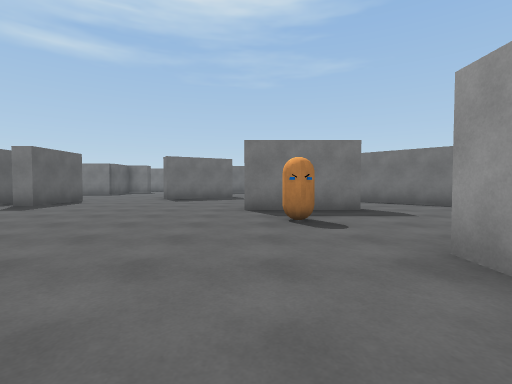
view 1 (above)

20 first-person views from a walk through a scene from a Unity 3-D project. The camera is 1.2 m above the floor, tilts 2° down and sees 85° across. The floor is counted in squares, 2 m on a side. Each view is taken from the middle of a square. On the plan, view 1 faces up. The plan holds only what a view shows up to about 9 squares ahead; the rest is blank. The place goes on beyond the plan.

view 2
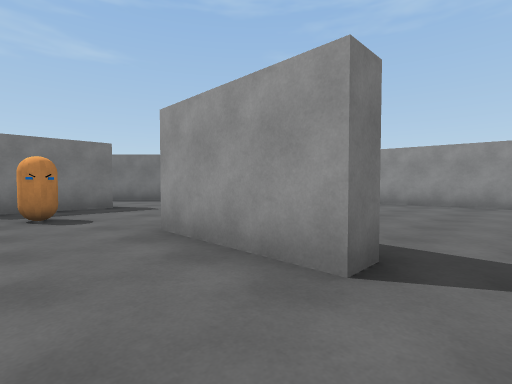

view 3
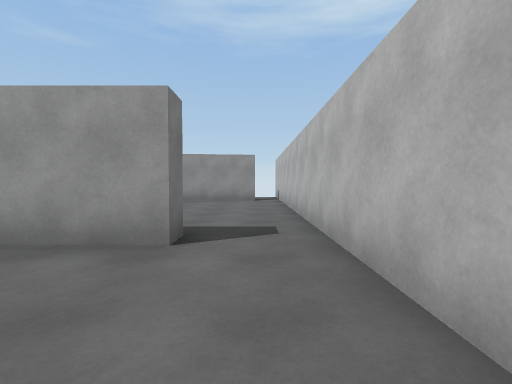

view 4
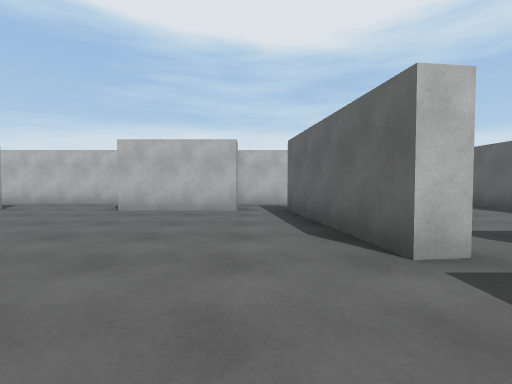

view 5
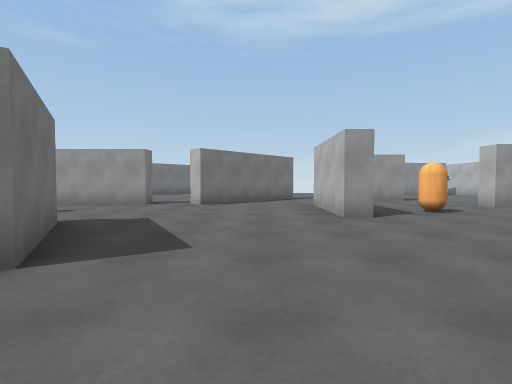

view 6
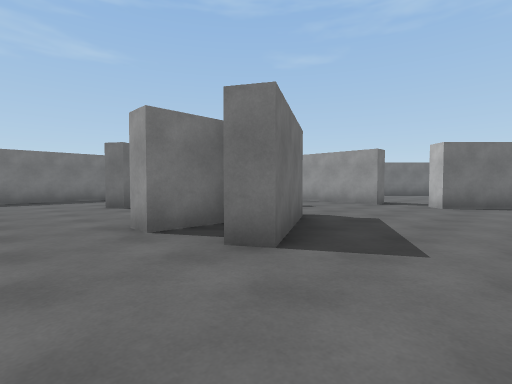

view 7
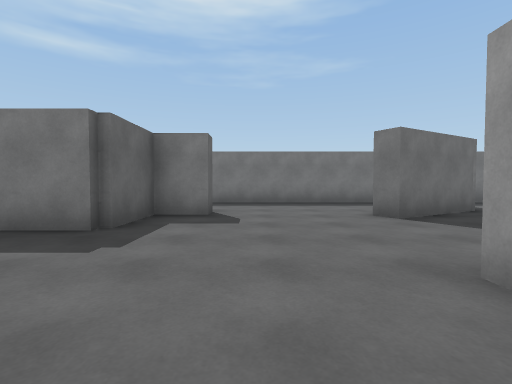

view 8
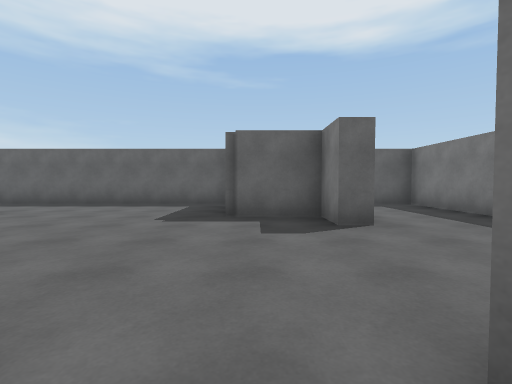

view 9
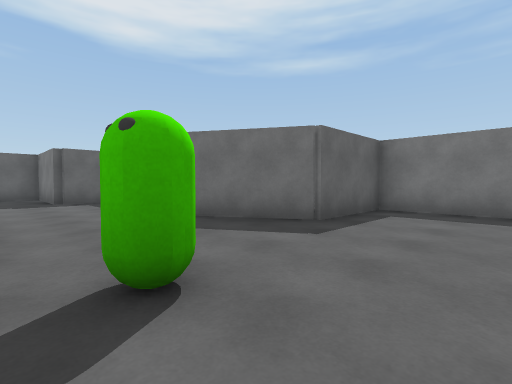

view 10
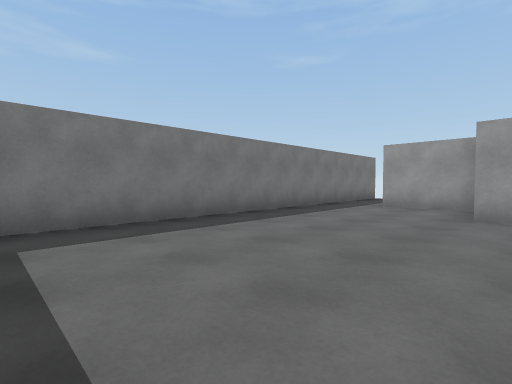

view 11
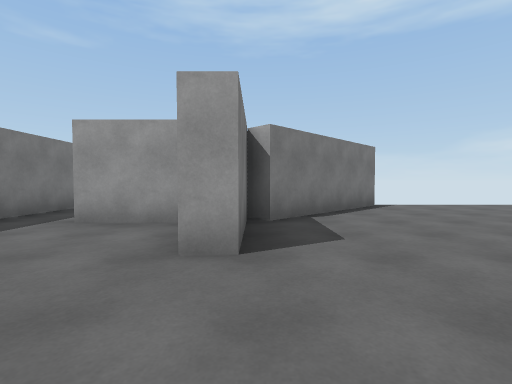

view 12
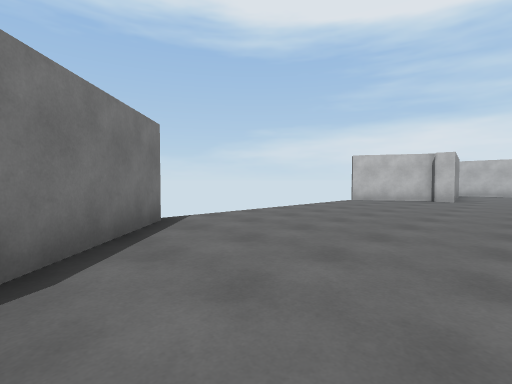

view 13
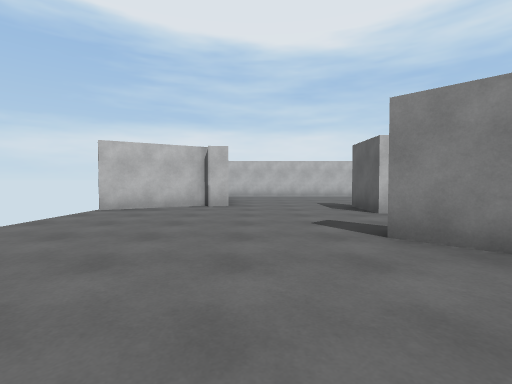

view 14
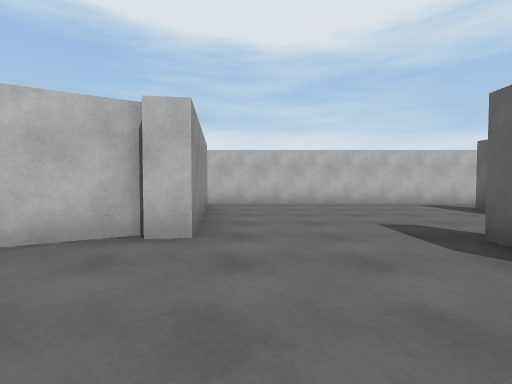

view 15
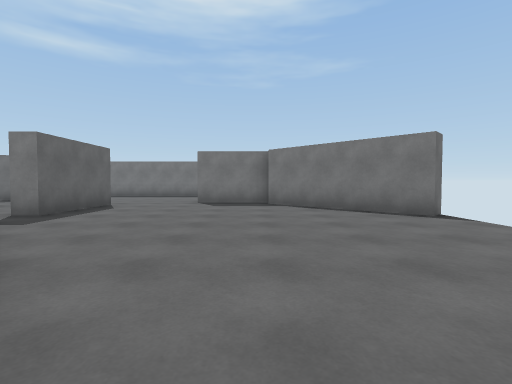

view 16
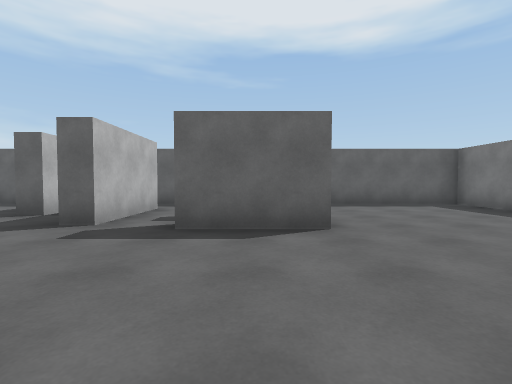

view 17
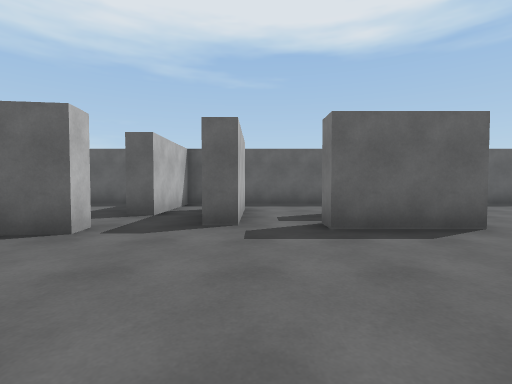

view 18
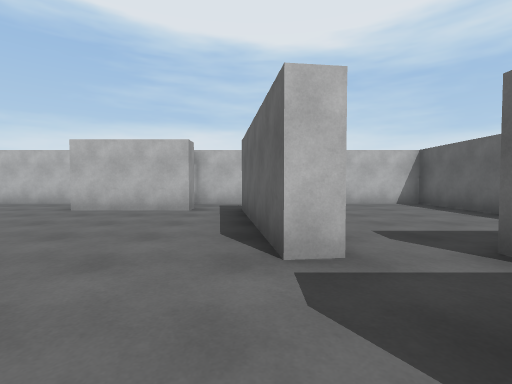

view 19
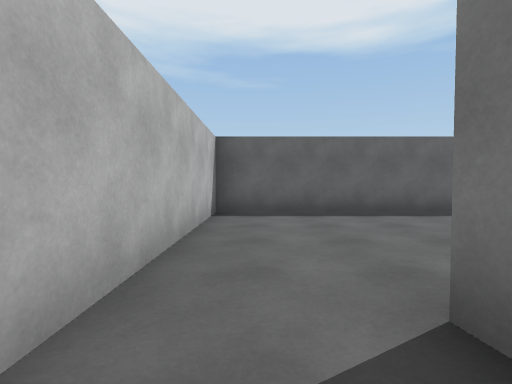

view 20
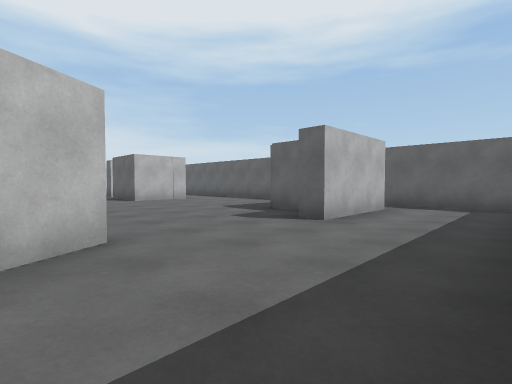

### Floor plan
Points are (right, up) in squares from view 1. A wall is a line through its corners. A room is listed if a view was taken in it or the views show most of it. See-through windows are left out.
Room 1 (views 1, 2, 3)
walls: (-0.2, -1.8) (2.5, -1.8); (2.2, -0.2) (1.6, -0.2)
ways out: opening at (0.5, 0) to room 2; opening at (2, -1) to room 2
Room 2 (views 4, 5, 6, 7, 8, 9, 10, 11, 12, 13, 14, 15, 16, 17, 18, 20)
walls: (-0.9, 10.9) (-3.1, 9.7) (-3.4, 10.1); (2.6, 11) (2.6, 13.5); (2.4, 6) (-0.3, 6) (-0.3, 6.5) (2.2, 6.5); (-3.6, 11.2) (-3.6, 11.8); (4.8, 7.8) (5.6, 7); (5, 6.9) (2.4, 9.5) (2.8, 9.9); (3.1, 13.5) (3.1, 11); (-5.6, 9) (-5.6, 7) (-6.1, 7); (4.6, 4.8) (4.6, 3.1); (-5.2, 3.9) (-4.7, -0.1); (-8.4, 5.8) (-5.9, 5.8) (-5.9, 5.2); (7.1, 14.8) (7.1, 16.8); (7.7, 14.1) (5.3, 14.1) (5.3, 14.8); (-1.5, 18.2) (-9.6, 18.2) (-9.6, 15.1); (1.6, -0.2) (1.6, 2.3) (2.1, 2.3); (-3.6, 0.1) (-1, 0.1); (8.2, 2.8) (10.4, 4.1); (10.2, 11) (7.3, 13.8); (-8.4, 15.6) (-5.9, 15.6) (-5.9, 15.1) (-6.9, 15.1) (-6.9, 13.5) (-9.6, 13.5) (-9.6, 4.2) (-7, 4.2); (2.5, -1.8) (8.4, -1.8); (7.5, 18.2) (-0.4, 18.2) (-0.4, 15.9) (-2.7, 14.6) (-2.9, 15) (-2.1, 15.5); (8.2, -0.9) (7.7, 3) (8.2, 3.1)
ways out: opening at (0.5, 0) to room 1; opening at (2, -1) to room 1; opening at (-4, 0) to room 3; opening at (-6, 4) to room 4; opening at (7, 17.5); gap at (3, 10.5)
objects: other object (0, 13); other object (1, 4)
Room 3 (view 19)
walls: (-3.6, -0.5) (-3.6, 0.1); (-5.4, -1.8) (-3.2, -1.8)
ways out: opening at (-4, 0) to room 2; opening at (-5, -1) to room 4
Room 4 (no view inside)
walls: (-5.7, 3.8) (-5.2, 3.9); (-7, 4.2) (-7, 3.6); (-9.6, 3) (-9.6, -1.8) (-5.4, -1.8)
ways out: opening at (-6, 4) to room 2; opening at (-5, -1) to room 3

Positions as (right, up) in squares from view 1, and headings:
1: (0, 0), facing up
2: (0, -1), facing up-right
3: (-1, -1), facing right
4: (-4, 6), facing down
5: (-5, 8), facing right
6: (-5, 8), facing up-right
7: (-5, 10), facing up
8: (-2, 14), facing left
9: (2, 12), facing up-left
10: (0, 14), facing up-right
11: (3, 14), facing right
12: (6, 13), facing down-right
13: (7, 10), facing down
14: (7, 6), facing down
15: (7, 6), facing up
16: (-2, 8), facing left
17: (-2, 6), facing left
18: (-5, 6), facing down
19: (-4, -1), facing left
20: (-2, 18), facing down-left
